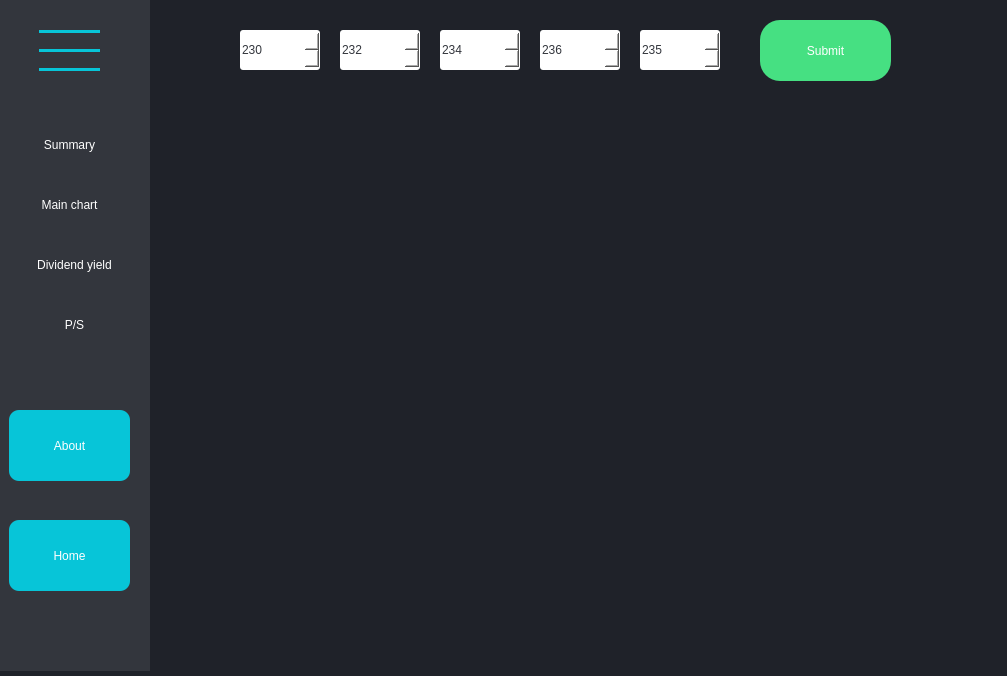
<?xml version="1.0" encoding="UTF-8"?>
<ui version="4.0">
 <class>MainWindow</class>
 <widget class="QMainWindow" name="MainWindow">
  <property name="geometry">
   <rect>
    <x>0</x>
    <y>0</y>
    <width>1007</width>
    <height>676</height>
   </rect>
  </property>
  <property name="windowTitle">
   <string>Stocks App</string>
  </property>
  <property name="styleSheet">
   <string notr="true">background-color:rgb(31, 34, 41);</string>
  </property>
  <widget class="QWidget" name="centralwidget">
   <property name="enabled">
    <bool>true</bool>
   </property>
   <widget class="QWidget" name="verticalLayoutWidget_2">
    <property name="geometry">
     <rect>
      <x>-11</x>
      <y>-30</y>
      <width>171</width>
      <height>701</height>
     </rect>
    </property>
    <layout class="QVBoxLayout" name="verticalLayout_7">
     <item>
      <widget class="QGroupBox" name="menuGroupBox">
       <property name="styleSheet">
        <string notr="true">background-color: rgb(51, 54, 61);border-color:rgb(51, 54, 61);
border:none;</string>
       </property>
       <property name="title">
        <string>GroupBox</string>
       </property>
       <widget class="QPushButton" name="aboutButton">
        <property name="geometry">
         <rect>
          <x>20</x>
          <y>440</y>
          <width>121</width>
          <height>71</height>
         </rect>
        </property>
        <property name="styleSheet">
         <string notr="true">color: rgb(255, 255, 255);
font: 900 10pt &quot;Arial Black&quot;;
border-radius:10px;
background-color:rgb(7, 197, 216);</string>
        </property>
        <property name="text">
         <string>About</string>
        </property>
       </widget>
       <widget class="QPushButton" name="back">
        <property name="geometry">
         <rect>
          <x>20</x>
          <y>550</y>
          <width>121</width>
          <height>71</height>
         </rect>
        </property>
        <property name="styleSheet">
         <string notr="true">color: rgb(255, 255, 255);
font: 900 10pt &quot;Arial Black&quot;;
border-radius:10px;
background-color:rgb(7, 197, 216);</string>
        </property>
        <property name="text">
         <string>Home</string>
        </property>
       </widget>
       <widget class="QWidget" name="verticalLayoutWidget">
        <property name="geometry">
         <rect>
          <x>50</x>
          <y>50</y>
          <width>61</width>
          <height>61</height>
         </rect>
        </property>
        <layout class="QVBoxLayout" name="verticalLayout_2">
         <item>
          <widget class="Line" name="line">
           <property name="styleSheet">
            <string notr="true">background-color: rgb(7, 197, 216);</string>
           </property>
           <property name="orientation">
            <enum>Qt::Horizontal</enum>
           </property>
          </widget>
         </item>
         <item>
          <widget class="Line" name="line_3">
           <property name="styleSheet">
            <string notr="true">background-color: rgb(7, 197, 216);</string>
           </property>
           <property name="orientation">
            <enum>Qt::Horizontal</enum>
           </property>
          </widget>
         </item>
         <item>
          <widget class="Line" name="line_6">
           <property name="styleSheet">
            <string notr="true">background-color: rgb(7, 197, 216);</string>
           </property>
           <property name="orientation">
            <enum>Qt::Horizontal</enum>
           </property>
          </widget>
         </item>
        </layout>
       </widget>
       <widget class="QPushButton" name="mainChartButton">
        <property name="geometry">
         <rect>
          <x>20</x>
          <y>220</y>
          <width>121</width>
          <height>30</height>
         </rect>
        </property>
        <property name="styleSheet">
         <string notr="true">color: rgb(255, 255, 255);
font: 900 10pt &quot;Arial Black&quot;;
border-radius:10px;
</string>
        </property>
        <property name="text">
         <string>Main chart</string>
        </property>
       </widget>
       <widget class="QPushButton" name="otherChartButton">
        <property name="geometry">
         <rect>
          <x>20</x>
          <y>280</y>
          <width>131</width>
          <height>30</height>
         </rect>
        </property>
        <property name="styleSheet">
         <string notr="true">color: rgb(255, 255, 255);
font: 900 10pt &quot;Arial Black&quot;;
border-radius:10px;
</string>
        </property>
        <property name="text">
         <string>Dividend yield</string>
        </property>
       </widget>
       <widget class="QPushButton" name="summaryButton">
        <property name="geometry">
         <rect>
          <x>20</x>
          <y>160</y>
          <width>121</width>
          <height>30</height>
         </rect>
        </property>
        <property name="styleSheet">
         <string notr="true">color: rgb(255, 255, 255);
font: 900 10pt &quot;Arial Black&quot;;
border-radius:10px;
</string>
        </property>
        <property name="text">
         <string>Summary</string>
        </property>
       </widget>
       <widget class="QPushButton" name="PSChartButton">
        <property name="geometry">
         <rect>
          <x>20</x>
          <y>340</y>
          <width>131</width>
          <height>30</height>
         </rect>
        </property>
        <property name="styleSheet">
         <string notr="true">color: rgb(255, 255, 255);
font: 900 10pt &quot;Arial Black&quot;;
border-radius:10px;
</string>
        </property>
        <property name="text">
         <string>P/S</string>
        </property>
       </widget>
      </widget>
     </item>
    </layout>
   </widget>
   <widget class="QWidget" name="verticalLayoutWidget_6">
    <property name="geometry">
     <rect>
      <x>150</x>
      <y>-30</y>
      <width>901</width>
      <height>701</height>
     </rect>
    </property>
    <layout class="QVBoxLayout" name="verticalLayout_8">
     <item>
      <widget class="QGroupBox" name="actionGroupBox">
       <property name="styleSheet">
        <string notr="true">background-color: rgb(31, 34, 41);
border:none;</string>
       </property>
       <property name="title">
        <string>GroupBox</string>
       </property>
       <widget class="QWidget" name="verticalLayoutWidget_4">
        <property name="geometry">
         <rect>
          <x>60</x>
          <y>180</y>
          <width>311</width>
          <height>191</height>
         </rect>
        </property>
        <layout class="QVBoxLayout" name="firstAddVerticalLayout"/>
       </widget>
       <widget class="QWidget" name="verticalLayoutWidget_5">
        <property name="geometry">
         <rect>
          <x>60</x>
          <y>380</y>
          <width>311</width>
          <height>221</height>
         </rect>
        </property>
        <layout class="QVBoxLayout" name="secondAddVerticalLayout"/>
       </widget>
       <widget class="QWidget" name="verticalLayoutWidget_3">
        <property name="geometry">
         <rect>
          <x>390</x>
          <y>180</y>
          <width>411</width>
          <height>421</height>
         </rect>
        </property>
        <layout class="QVBoxLayout" name="mainChartVerticalLayout"/>
       </widget>
       <widget class="QPushButton" name="pushButton">
        <property name="geometry">
         <rect>
          <x>610</x>
          <y>50</y>
          <width>131</width>
          <height>61</height>
         </rect>
        </property>
        <property name="styleSheet">
         <string notr="true">background-color: rgb(70, 224, 130);
color: rgb(255, 255, 255);
font: 900 12pt &quot;Arial Black&quot;;
border-radius:20px;
</string>
        </property>
        <property name="text">
         <string>Submit</string>
        </property>
       </widget>
       <widget class="QSpinBox" name="spinBox">
        <property name="geometry">
         <rect>
          <x>90</x>
          <y>60</y>
          <width>80</width>
          <height>40</height>
         </rect>
        </property>
        <property name="styleSheet">
         <string notr="true">background-color: rgb(255, 255, 255);
color: rgb(51, 54, 61);
font: 900 9pt &quot;Arial Black&quot;;
border-radius:3px;
</string>
        </property>
        <property name="maximum">
         <number>400</number>
        </property>
        <property name="value">
         <number>230</number>
        </property>
       </widget>
       <widget class="QSpinBox" name="spinBox_2">
        <property name="geometry">
         <rect>
          <x>190</x>
          <y>60</y>
          <width>80</width>
          <height>40</height>
         </rect>
        </property>
        <property name="styleSheet">
         <string notr="true">background-color: rgb(255, 255, 255);
color: rgb(51, 54, 61);
font: 900 9pt &quot;Arial Black&quot;;
border-radius:3px;
</string>
        </property>
        <property name="maximum">
         <number>400</number>
        </property>
        <property name="value">
         <number>232</number>
        </property>
       </widget>
       <widget class="QSpinBox" name="spinBox_3">
        <property name="geometry">
         <rect>
          <x>290</x>
          <y>60</y>
          <width>80</width>
          <height>40</height>
         </rect>
        </property>
        <property name="styleSheet">
         <string notr="true">background-color: rgb(255, 255, 255);
color: rgb(51, 54, 61);
font: 900 9pt &quot;Arial Black&quot;;
border-radius:3px;
</string>
        </property>
        <property name="maximum">
         <number>400</number>
        </property>
        <property name="value">
         <number>234</number>
        </property>
       </widget>
       <widget class="QSpinBox" name="spinBox_4">
        <property name="geometry">
         <rect>
          <x>390</x>
          <y>60</y>
          <width>80</width>
          <height>40</height>
         </rect>
        </property>
        <property name="styleSheet">
         <string notr="true">background-color: rgb(255, 255, 255);
color: rgb(51, 54, 61);
font: 900 9pt &quot;Arial Black&quot;;
border-radius:3px;
</string>
        </property>
        <property name="maximum">
         <number>400</number>
        </property>
        <property name="value">
         <number>236</number>
        </property>
       </widget>
       <widget class="QSpinBox" name="spinBox_5">
        <property name="geometry">
         <rect>
          <x>490</x>
          <y>60</y>
          <width>80</width>
          <height>40</height>
         </rect>
        </property>
        <property name="styleSheet">
         <string notr="true">background-color: rgb(255, 255, 255);
color: rgb(51, 54, 61);
font: 900 9pt &quot;Arial Black&quot;;
border-radius:3px;
</string>
        </property>
        <property name="maximum">
         <number>400</number>
        </property>
        <property name="value">
         <number>235</number>
        </property>
       </widget>
      </widget>
     </item>
    </layout>
   </widget>
  </widget>
  <widget class="QMenuBar" name="menuBar">
   <property name="geometry">
    <rect>
     <x>0</x>
     <y>0</y>
     <width>1007</width>
     <height>26</height>
    </rect>
   </property>
  </widget>
 </widget>
 <resources/>
 <connections/>
</ui>
